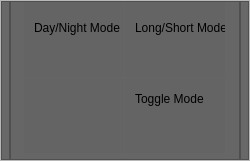
                      <widget class="QFrame" name="frame_16">
                       <property name="minimumSize">
                        <size>
                         <width>250</width>
                         <height>161</height>
                        </size>
                       </property>
                       <property name="maximumSize">
                        <size>
                         <width>16777215</width>
                         <height>161</height>
                        </size>
                       </property>
                       <property name="frameShape">
                        <enum>QFrame::StyledPanel</enum>
                       </property>
                       <property name="frameShadow">
                        <enum>QFrame::Raised</enum>
                       </property>
                       <layout class="QHBoxLayout" name="horizontalLayout_20">
                        <property name="spacing">
                         <number>0</number>
                        </property>
                        <property name="leftMargin">
                         <number>0</number>
                        </property>
                        <property name="topMargin">
                         <number>0</number>
                        </property>
                        <property name="rightMargin">
                         <number>0</number>
                        </property>
                        <property name="bottomMargin">
                         <number>0</number>
                        </property>
                        <item>
                         <widget class="QFrame" name="frame_35">
                          <property name="styleSheet">
                           <string notr="true">background-color: rgb(104, 104, 104);</string>
                          </property>
                          <property name="frameShape">
                           <enum>QFrame::StyledPanel</enum>
                          </property>
                          <property name="frameShadow">
                           <enum>QFrame::Raised</enum>
                          </property>
                         </widget>
                        </item>
                        <item>
                         <widget class="QFrame" name="frame_34">
                          <property name="minimumSize">
                           <size>
                            <width>230</width>
                            <height>0</height>
                           </size>
                          </property>
                          <property name="styleSheet">
                           <string notr="true">background-color: rgb(102, 102, 102);</string>
                          </property>
                          <property name="frameShape">
                           <enum>QFrame::StyledPanel</enum>
                          </property>
                          <property name="frameShadow">
                           <enum>QFrame::Raised</enum>
                          </property>
                          <layout class="QFormLayout" name="formLayout">
                           <property name="horizontalSpacing">
                            <number>1</number>
                           </property>
                           <property name="verticalSpacing">
                            <number>1</number>
                           </property>
                           <property name="leftMargin">
                            <number>13</number>
                           </property>
                           <property name="topMargin">
                            <number>0</number>
                           </property>
                           <property name="rightMargin">
                            <number>1</number>
                           </property>
                           <property name="bottomMargin">
                            <number>1</number>
                           </property>
                           <item row="0" column="0">
                            <widget class="QFrame" name="frame_19">
                             <property name="minimumSize">
                              <size>
                               <width>100</width>
                               <height>75</height>
                              </size>
                             </property>
                             <property name="maximumSize">
                              <size>
                               <width>100</width>
                               <height>75</height>
                              </size>
                             </property>
                             <property name="styleSheet">
                              <string notr="true">background-color: rgb(100,100,100);
border: 1px solide;</string>
                             </property>
                             <property name="frameShape">
                              <enum>QFrame::StyledPanel</enum>
                             </property>
                             <property name="frameShadow">
                              <enum>QFrame::Raised</enum>
                             </property>
                             <widget class="QLabel" name="label_5">
                              <property name="geometry">
                               <rect>
                                <x>10</x>
                                <y>10</y>
                                <width>91</width>
                                <height>31</height>
                               </rect>
                              </property>
                              <property name="text">
                               <string>Day/Night Mode</string>
                              </property>
                             </widget>
                             <widget class="QPushButton" name="btnToggleDayNight">
                              <property name="geometry">
                               <rect>
                                <x>30</x>
                                <y>40</y>
                                <width>51</width>
                                <height>31</height>
                               </rect>
                              </property>
                              <property name="styleSheet">
                               <string notr="true">border: 0px solid;
</string>
                              </property>
                              <property name="text">
                               <string/>
                              </property>
                              <property name="icon">
                               <iconset>
                                <normaloff>icons/color/toggle_off.png</normaloff>
                                <normalon>icons/color/toggle_on.png</normalon>icons/color/toggle_off.png</iconset>
                              </property>
                              <property name="iconSize">
                               <size>
                                <width>40</width>
                                <height>24</height>
                               </size>
                              </property>
                              <property name="checkable">
                               <bool>true</bool>
                              </property>
                             </widget>
                            </widget>
                           </item>
                           <item row="0" column="1">
                            <widget class="QFrame" name="frame_21">
                             <property name="minimumSize">
                              <size>
                               <width>100</width>
                               <height>75</height>
                              </size>
                             </property>
                             <property name="maximumSize">
                              <size>
                               <width>100</width>
                               <height>75</height>
                              </size>
                             </property>
                             <property name="styleSheet">
                              <string notr="true">background-color: rgb(100,100,100);
border: 1px solide;</string>
                             </property>
                             <property name="frameShape">
                              <enum>QFrame::StyledPanel</enum>
                             </property>
                             <property name="frameShadow">
                              <enum>QFrame::Raised</enum>
                             </property>
                             <widget class="QLabel" name="label_4">
                              <property name="geometry">
                               <rect>
                                <x>10</x>
                                <y>10</y>
                                <width>91</width>
                                <height>31</height>
                               </rect>
                              </property>
                              <property name="text">
                               <string>Long/Short Mode</string>
                              </property>
                             </widget>
                             <widget class="QPushButton" name="btnToggleLongShort">
                              <property name="geometry">
                               <rect>
                                <x>20</x>
                                <y>40</y>
                                <width>61</width>
                                <height>31</height>
                               </rect>
                              </property>
                              <property name="styleSheet">
                               <string notr="true">border: 0px solid;
</string>
                              </property>
                              <property name="text">
                               <string/>
                              </property>
                              <property name="icon">
                               <iconset>
                                <normaloff>icons/color/toggle_off.png</normaloff>
                                <normalon>icons/color/toggle_on.png</normalon>icons/color/toggle_off.png</iconset>
                              </property>
                              <property name="iconSize">
                               <size>
                                <width>40</width>
                                <height>24</height>
                               </size>
                              </property>
                              <property name="checkable">
                               <bool>true</bool>
                              </property>
                             </widget>
                            </widget>
                           </item>
                           <item row="1" column="0">
                            <widget class="QFrame" name="frame_29">
                             <property name="minimumSize">
                              <size>
                               <width>100</width>
                               <height>75</height>
                              </size>
                             </property>
                             <property name="maximumSize">
                              <size>
                               <width>16777215</width>
                               <height>75</height>
                              </size>
                             </property>
                             <property name="styleSheet">
                              <string notr="true">background-color: rgb(100,100,100);
border: 1px solide;</string>
                             </property>
                             <property name="frameShape">
                              <enum>QFrame::StyledPanel</enum>
                             </property>
                             <property name="frameShadow">
                              <enum>QFrame::Raised</enum>
                             </property>
                             <layout class="QVBoxLayout" name="verticalLayout_12">
                              <property name="spacing">
                               <number>0</number>
                              </property>
                              <property name="leftMargin">
                               <number>0</number>
                              </property>
                              <property name="topMargin">
                               <number>0</number>
                              </property>
                              <property name="rightMargin">
                               <number>0</number>
                              </property>
                              <property name="bottomMargin">
                               <number>0</number>
                              </property>
                             </layout>
                            </widget>
                           </item>
                           <item row="1" column="1">
                            <widget class="QFrame" name="frame_22">
                             <property name="minimumSize">
                              <size>
                               <width>100</width>
                               <height>75</height>
                              </size>
                             </property>
                             <property name="maximumSize">
                              <size>
                               <width>100</width>
                               <height>75</height>
                              </size>
                             </property>
                             <property name="styleSheet">
                              <string notr="true">background-color: rgb(100,100,100);
border: 1px solide;</string>
                             </property>
                             <property name="frameShape">
                              <enum>QFrame::StyledPanel</enum>
                             </property>
                             <property name="frameShadow">
                              <enum>QFrame::Raised</enum>
                             </property>
                             <widget class="QPushButton" name="btnToggleChange">
                              <property name="geometry">
                               <rect>
                                <x>20</x>
                                <y>40</y>
                                <width>61</width>
                                <height>31</height>
                               </rect>
                              </property>
                              <property name="styleSheet">
                               <string notr="true">border: 0px solid;
</string>
                              </property>
                              <property name="text">
                               <string/>
                              </property>
                              <property name="icon">
                               <iconset>
                                <normaloff>icons/color/toggle_off.png</normaloff>
                                <normalon>icons/color/toggle_on.png</normalon>icons/color/toggle_off.png</iconset>
                              </property>
                              <property name="iconSize">
                               <size>
                                <width>40</width>
                                <height>24</height>
                               </size>
                              </property>
                              <property name="checkable">
                               <bool>true</bool>
                              </property>
                             </widget>
                             <widget class="QLabel" name="label_3">
                              <property name="geometry">
                               <rect>
                                <x>10</x>
                                <y>10</y>
                                <width>81</width>
                                <height>21</height>
                               </rect>
                              </property>
                              <property name="text">
                               <string>Toggle Mode</string>
                              </property>
                             </widget>
                            </widget>
                           </item>
                          </layout>
                         </widget>
                        </item>
                        <item>
                         <widget class="QFrame" name="frame_36">
                          <property name="styleSheet">
                           <string notr="true">background-color: rgb(104, 104, 104);</string>
                          </property>
                          <property name="frameShape">
                           <enum>QFrame::StyledPanel</enum>
                          </property>
                          <property name="frameShadow">
                           <enum>QFrame::Raised</enum>
                          </property>
                         </widget>
                        </item>
                       </layout>
                      </widget>
